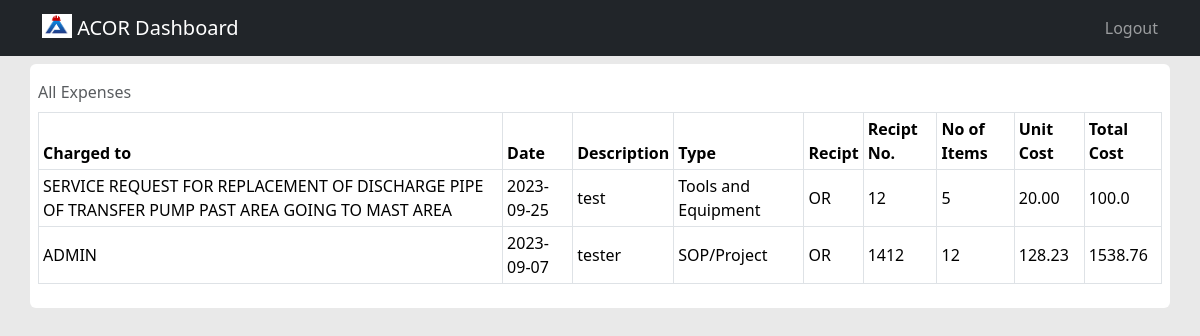
Page /expense (signed in) on the earlier database version.
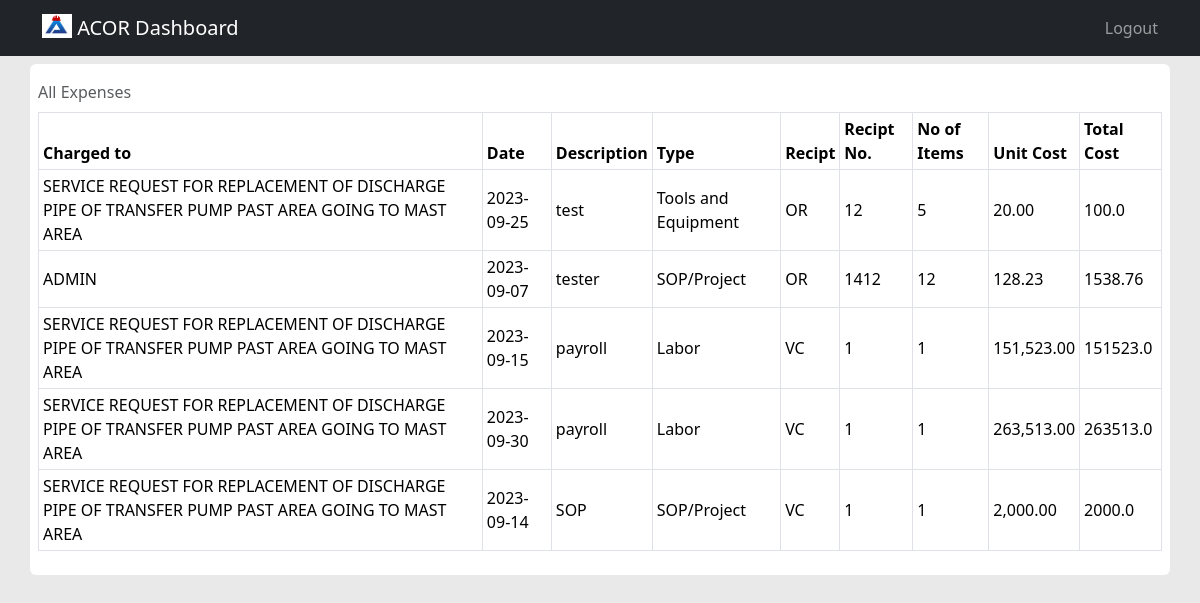
Same page on the later database version.
### tables this page shows
CREATE TABLE expenses (
	id INTEGER NOT NULL, 
	project_id INTEGER NOT NULL, 
	date DATETIME NOT NULL, 
	description VARCHAR(200) NOT NULL, 
	type_id INTEGER NOT NULL, 
	recipt VARCHAR(5) NOT NULL, 
	recipt_no VARCHAR(20) NOT NULL, 
	no_items INTEGER NOT NULL, 
	unit_cost FLOAT NOT NULL, 
	total_cost FLOAT NOT NULL, 
	time_entered DATETIME NOT NULL, 
	PRIMARY KEY (id), 
	FOREIGN KEY(project_id) REFERENCES projects (id), 
	FOREIGN KEY(type_id) REFERENCES type (id)
);

CREATE TABLE projects (
	id INTEGER NOT NULL, 
	po INTEGER NOT NULL, 
	title TEXT NOT NULL, 
	amount FLOAT NOT NULL, 
	duration INTEGER NOT NULL, 
	status VARCHAR(20) NOT NULL, 
	start_date DATETIME, 
	end_date DATETIME, 
	PRIMARY KEY (id), 
	UNIQUE (po)
);

CREATE TABLE type (
	id INTEGER NOT NULL, 
	type VARCHAR(20) NOT NULL, 
	PRIMARY KEY (id)
);

### app.py (the view)
@app.route("/expense")
@login_required
def expense():
    with engine.connect() as conn:
        statement = text("SELECT title,date,description,type,recipt,recipt_no,no_items,unit_cost,total_cost FROM expenses JOIN projects ON expenses.project_id = projects.id JOIN type ON expenses.type_id = type.id")
        expenses = conn.execute(statement)
    return render_template("expense.html",expenses=expenses)

### helper.py (called while the page is built)
def login_required(f):
    @wraps(f)
    def decorated_function(*args, **kwargs):
        if session.get("username") is None:
            return redirect("/login")
        return f(*args, **kwargs)
    return decorated_function

### templates/expense.html (shortened to what this page needs)
{% extends "dashboard.html" %}
{% block main %}
    <table class="table table-hover table-bordered table-sm align-middle align-top caption-top">
        <caption>All Expenses</caption>
        <thead>
            <tr>
                <th scope="col">Charged to</th>
                <th scope="col">Date</th>
                <th scope="col">Description</th>
                <th scope="col">Type</th>
                <th scope="col">Recipt</th>
                <th scope="col">Recipt No.</th>
                <th scope="col">No of Items</th>
                <th scope="col">Unit Cost</th>
                <th scope="col">Total Cost</th>
            </tr>
        </thead>
        <tbody>
            {% if expenses %}
                {% for i in expenses %}
                    <tr>
                        <td>{{ i.title }}</td>
                        <td>{{ i.date.split()[0] }}</td>
                        <td>{{ i.description }}</td>
                        <td>{{ i.type }}</td>
                        <td>{{ i.recipt }}</td>
                        <td>{{ i.recipt_no }}</td>
                        <td>{{ i.no_items }}</td>
                        <td>{{ '{:,.2f}'.format(i.unit_cost) }}</td>
                        <td>{{ i.total_cost }}</td>
                    </tr>
                {% endfor %}
            {% endif %}
        </tbody>
    </table>
{% endblock %}

### templates/dashboard.html (shortened to what this page needs)
<!DOCTYPE html>
<html lang="en">
  <head>
    <link href="https://cdn.jsdelivr.net/npm/bootstrap@5.3.2/dist/css/bootstrap.min.css" rel="stylesheet">
    <link rel="stylesheet" href="https://cdn.jsdelivr.net/npm/bootstrap-icons@1.11.1/font/bootstrap-icons.css">
    <link rel="stylesheet" href="/static/style.css">
  </head>
  <body>
    <header>
        <nav class="navbar bg-dark sticky-top" data-bs-theme="dark">
            <div class="container">
                <a class="navbar-brand" href="#sidebar" data-bs-toggle="offcanvas" role="button" aria-controls="sidebar">
                    <img src="/static/acor.png" alt="Logo" width="30" height="24" class="d-inline-block align-text-top">
                    ACOR Dashboard
                </a>
                <ul class="navbar-nav justify-content-end">
                    <li class="nav-item">
                        <a href="/logout" class="nav-link">Logout</a>
                    </li>
                </ul>
            </div>
        </nav>
    </header>
    <main>
        <div class="container mt-2 bg-white p-2 rounded">
            {% block main %}{% endblock %}
        </div>
    </main>
  </body>
</html>

### static/style.css (style rules this page uses)
body { background-color: #e9e9e9; }

Differences in the rows shown:
added expenses: title "SERVICE REQUEST FOR REPLACEMENT OF DISCHARGE PIPE OF TRANSFER PUMP PAST AREA GOING TO MAST AREA", date "2023-09-15", description "payroll", type "Labor", recipt "VC", recipt_no "1", no_items "1", unit_cost "151,523.00", total_cost "151523.0"
added expenses: title "SERVICE REQUEST FOR REPLACEMENT OF DISCHARGE PIPE OF TRANSFER PUMP PAST AREA GOING TO MAST AREA", date "2023-09-30", description "payroll", type "Labor", recipt "VC", recipt_no "1", no_items "1", unit_cost "263,513.00", total_cost "263513.0"
added expenses: title "SERVICE REQUEST FOR REPLACEMENT OF DISCHARGE PIPE OF TRANSFER PUMP PAST AREA GOING TO MAST AREA", date "2023-09-14", description "SOP", type "SOP/Project", recipt "VC", recipt_no "1", no_items "1", unit_cost "2,000.00", total_cost "2000.0"
